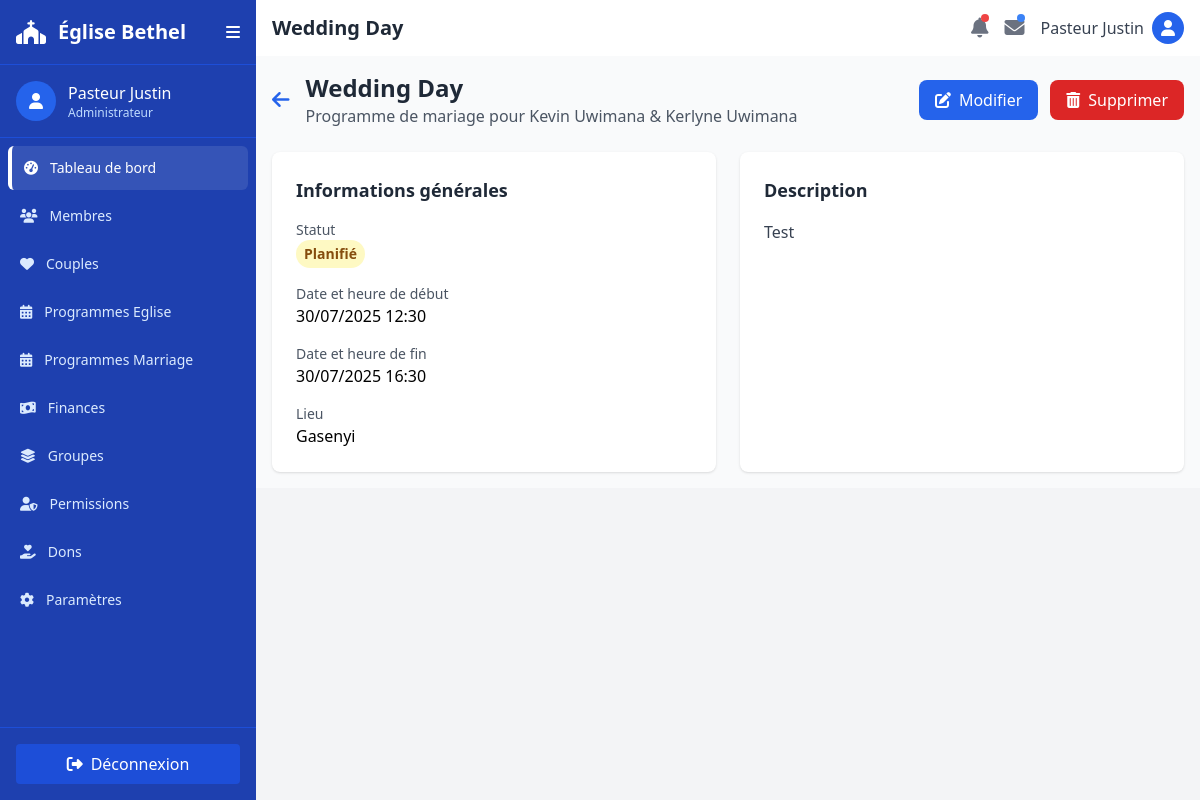
Page /programmes-mariage/3/ (signed in) on the committed database.
### core/models.py (models this page shows, shortened)
class ProgrammeMariage(models.Model):
    STATUT_CHOICES = [
        ('planifie', 'Planifié'),
        ('en_cours', 'En cours'),
        ('termine', 'Terminé'),
        ('annule', 'Annulé'),
    ]
    couple = models.ForeignKey(Couple, on_delete=models.CASCADE, related_name='programmes_mariage')
    titre = models.CharField(max_length=200)
    description = models.TextField(blank=True, null=True)
    date_debut = models.DateTimeField()
    date_fin = models.DateTimeField()
    lieu = models.CharField(max_length=200, blank=True, null=True)
    statut = models.CharField(max_length=15, choices=STATUT_CHOICES, default='planifie')
    created_at = models.DateTimeField(auto_now_add=True)
    updated_at = models.DateTimeField(auto_now=True)
    class Meta:
        verbose_name = "Programme de Mariage"
        verbose_name_plural = "Programmes de Mariage"
        ordering = ['-date_debut']

class Couple(models.Model):
    STATUT_CHOICES = [
        ('marie', 'Marié'),
        ('fiance', 'Fiancé'),
    ]
    membre_mari = models.ForeignKey(
        Membre,
        on_delete=models.CASCADE,
        related_name='couples_mari'
    )
    membre_femme = models.ForeignKey(
        Membre,
        on_delete=models.CASCADE,
        related_name='couples_femme'
    )
    statut_couple = models.CharField(max_length=10, choices=STATUT_CHOICES)
    date_mariage = models.DateField(null=True, blank=True)
    created_at = models.DateTimeField(auto_now_add=True)
    updated_at = models.DateTimeField(auto_now=True)
    class Meta:
        verbose_name = "Couple"
        verbose_name_plural = "Couples"
        unique_together = ['membre_mari', 'membre_femme']
    def __str__(self):
        return f"{self.membre_mari.nom_complet} & {self.membre_femme.nom_complet}"

class Membre(models.Model):
    SEXE_CHOICES = [
        ('M', 'Masculin'),
        ('F', 'Féminin'),
    ]
    STATUT_BAPTISMAL_CHOICES = [
        ('baptise_eglise', 'Baptisé Église'),
        ('non_baptise', 'Non Baptisé'),
        ('baptise_autre_eglise', 'Baptisé Autre Église'),
    ]
    nom = models.CharField(max_length=100)
    prenom = models.CharField(max_length=100)
    date_naissance = models.DateField()
    adresse = models.TextField()
    telephone = models.CharField(
        max_length=20,
        validators=[RegexValidator(r'^\+?1?\d{9,15}$', 'Numéro de téléphone invalide')]
    )
    email = models.EmailField(unique=True)
    sexe = models.CharField(
        max_length=1,
        choices=SEXE_CHOICES,
        null=True,
        blank=True,
        verbose_name="Sexe"
    )
    statut_baptismal = models.CharField(
        max_length=25,
        choices=STATUT_BAPTISMAL_CHOICES,
        default='non_baptise'
    )
    date_adhesion = models.DateField()
    photo_profil_url = models.URLField(blank=True, null=True)
    created_at = models.DateTimeField(auto_now_add=True)
    updated_at = models.DateTimeField(auto_now=True)
    class Meta:
        verbose_name = "Membre"
        verbose_name_plural = "Membres"
        ordering = ['nom', 'prenom']
    @property
    def nom_complet(self):
        return f"{self.prenom} {self.nom}"

### core/views.py (the view)
# urls.py: path('programmes-mariage/<int:pk>/', views.programme_mariage_detail_view, name='programme_mariage_detail'),
@login_required
def programme_mariage_detail_view(request, pk):
    programme = get_object_or_404(ProgrammeMariage, pk=pk)
    context = {
        'programme': programme,
    }
    return render(request, 'programme_mariage/detail.html', context)

### core/templates/programme_mariage/detail.html (shortened to what this page needs)
{% extends "core/base.html" %}
{% block title %}{{ programme.titre }}{% endblock %}
{% block body %}
<main class="flex-1 overflow-y-auto p-4 bg-gray-50">
    <div class="flex justify-between items-center mb-6">
        <div class="flex items-center">
            <a href="{% url 'programme_mariage_list'%}" class="text-blue-600 hover:text-blue-800 mr-4">
                <i class="fas fa-arrow-left text-xl"></i>
            </a>
            <div>
                <h2 class="text-2xl font-bold text-gray-800">{{ programme.titre }}</h2>
                <p class="text-gray-600">Programme de mariage pour {{ programme.couple }}</p>
            </div>
        </div>
        <div class="flex space-x-3">
            <a href="{% url 'programme_mariage_update' programme.pk %}"
               class="px-4 py-2 bg-blue-600 text-white rounded-lg hover:bg-blue-700 flex items-center">
                <i class="fas fa-edit mr-2"></i>
                Modifier
            </a>
            <button onclick="confirmDelete()"
                    class="px-4 py-2 bg-red-600 text-white rounded-lg hover:bg-red-700 flex items-center">
                <i class="fas fa-trash-alt mr-2"></i>
                Supprimer
            </button>
        </div>
    </div>
    <div class="grid grid-cols-1 md:grid-cols-2 gap-6">
        <div class="bg-white rounded-lg shadow p-6">
            <h3 class="text-lg font-semibold text-gray-800 mb-4">Informations générales</h3>
            <div class="space-y-4">
                <div>
                    <p class="text-sm text-gray-600">Statut</p>
                    <span class="inline-flex px-2 py-1 text-sm font-semibold rounded-full
                        {% if programme.statut == 'planifie' %}bg-yellow-100 text-yellow-800
                        {% elif programme.statut == 'en_cours' %}bg-blue-100 text-blue-800
                        {% elif programme.statut == 'termine' %}bg-green-100 text-green-800
                        {% else %}bg-red-100 text-red-800{% endif %}">
                        {{ programme.get_statut_display }}
                    </span>
                </div>
                <div>
                    <p class="text-sm text-gray-600">Date et heure de début</p>
                    <p class="font-medium">{{ programme.date_debut|date:"d/m/Y H:i" }}</p>
                </div>
                <div>
                    <p class="text-sm text-gray-600">Date et heure de fin</p>
                    <p class="font-medium">{{ programme.date_fin|date:"d/m/Y H:i" }}</p>
                </div>
                <div>
                    <p class="text-sm text-gray-600">Lieu</p>
                    <p class="font-medium">{{ programme.lieu|default:"Non défini" }}</p>
                </div>
            </div>
        </div>
        <div class="bg-white rounded-lg shadow p-6">
            <h3 class="text-lg font-semibold text-gray-800 mb-4">Description</h3>
            <p class="text-gray-700 whitespace-pre-line">{{ programme.description|default:"Aucune description" }}</p>
        </div>
    </div>
</main>
{% endblock %}

### rows in the picture
ProgrammeMariage: titre "Wedding Day", couple "Kevin Uwimana & Kerlyne Uwimana", statut "Planifié", date_debut "30/07/2025 12:30", date_fin "30/07/2025 16:30", lieu "Gasenyi", description "Test"
